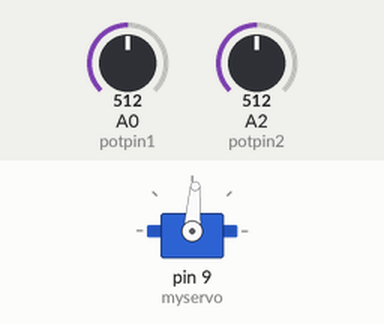
Recording of a sketch running on a simulated Arduino Uno, built with avr-gcc and run on an emulated ATmega328P. Shown: servo. Inputs (shaded band) come from the test bench; at power-on: A0 (potpin1) = 512, A2 (potpin2) = 512.

Above: at 1.2 s.
1.3 s: A0 (potpin1) set to 716
At 2.4 s:
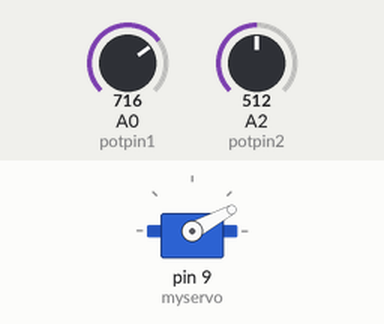
2.8 s: A2 (potpin2) set to 306
At 3.6 s:
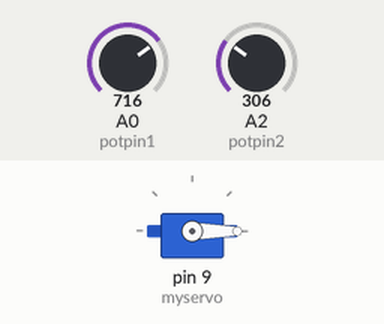
4.3 s: A0 (potpin1) set to 169
At 4.9 s:
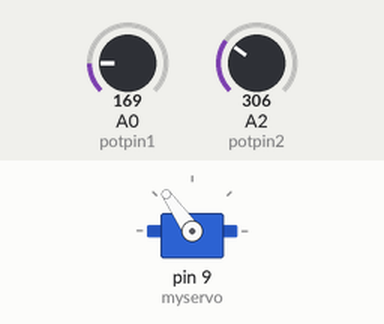
5.8 s: A2 (potpin2) set to 122
At 6.8 s:
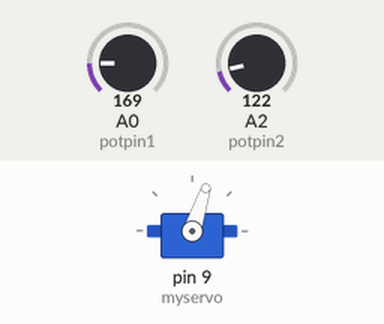
7.3 s: A2 (potpin2) set to 511
At 8.1 s:
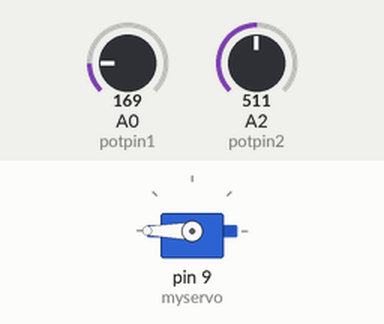
8.8 s: A0 (potpin1) set to 189
At 9.4 s:
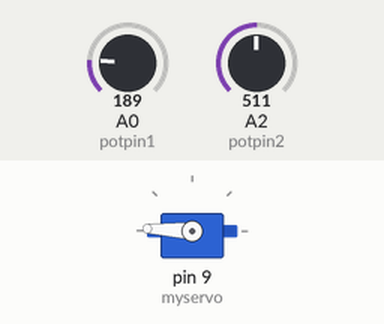
Timing chart, 0 to 11.3 s (numbered marks = the images above; inputs shaded):
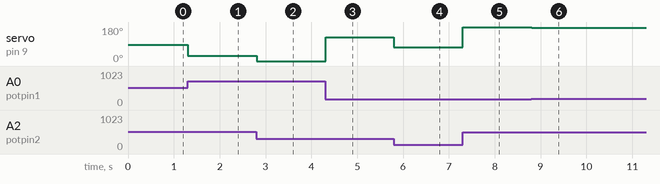

The sketch:

EyeLightTracker.ino
```cpp
// Controlling a servo position using a potentiometer (variable resistor)
// by Michal Rinott <http://people.interaction-ivrea.it/m.rinott>

#include <Servo.h>

Servo myservo;  // create servo object to control a servo

int potpin1 = 0;        // analog pin used to connect the potentiometer first light sensor
int potpin2 = 2;        // analog pin used to connect the potentiometer second light sensor
int analogVal1;         // sensor output for the first light sensor
int analogVal2;         // sensor output for the second light sensor
int analogValDiff;      // difference in readings for both light sensers
int sendData;           // data which will be sent to the servo
int maxServo = 179;     // Max potential data which will be sent to the servo
int minServo = 0;       // Min potential data which will be sent to the servo

int minAnalogDiffValue = -330;   // The minimum possible registered difference
int maxAnalogDiffValue = 300;    // The maximum possible registered difference

int maxv = 0;          // for debug/adjusting purposes
int minv = 1000;       // for debug/adjusting purposes

void setup() {
  myservo.attach(9);    // attaches the servo on pin 9 to the servo object
  //Serial.begin(9600);
}

void readSensors() {
  analogVal1 = analogRead(potpin1);
  analogVal2 = analogRead(potpin2);
  analogValDiff = analogVal1 - analogVal2;

  if (maxv < analogValDiff) {
    maxv = analogValDiff;
  }

  if (minv > analogValDiff) {
    minv = analogValDiff;
  }

  sendData = maxServo - map(analogValDiff, minAnalogDiffValue, maxAnalogDiffValue, minServo, maxServo);     // scale it to use it with the servo (value between 0 and 180)
  //sensorOutputDebug();
}

void sensorOutputDebug() {
  Serial.print("1-");
  Serial.print(analogVal1);
  Serial.print(" 2-");
  Serial.print(analogVal2);
  Serial.print(" R-");
  Serial.print(analogValDiff);
  Serial.print(" max-");
  Serial.print(maxv);
  Serial.print(" min-");
  Serial.print(minv);
  Serial.print('\n');
}

void loop() {
  readSensors();                // read data from the light sensors
  myservo.write(sendData);      // sets the servo position according to the scaled value
  delay(15);                    // waits for the servo to get there
}
```

Measured:
- after the input at 1.3 s, servo on pin 9 (myservo): 86° → 28° at once
- after the input at 2.8 s, servo on pin 9 (myservo): 28° → 0° at once
- after the input at 4.3 s, servo on pin 9 (myservo): 0° → 125° at once
- after the input at 5.8 s, servo on pin 9 (myservo): 125° → 72° at once
- after the input at 7.3 s, servo on pin 9 (myservo): 72° → 180° at once
- after the input at 8.8 s, servo on pin 9 (myservo): 180° → 177° at once
